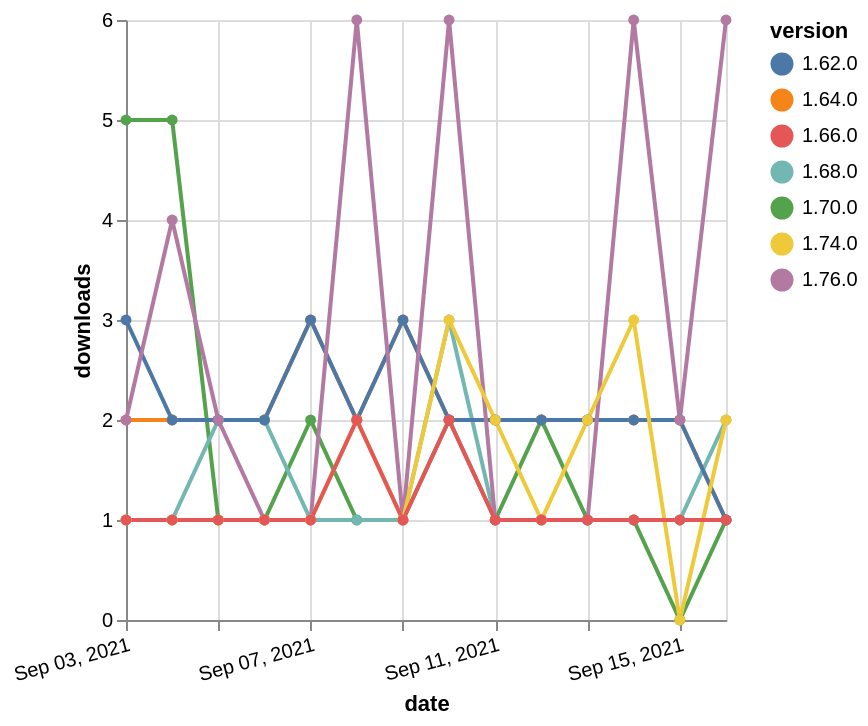

Here is the Vega-Lite specification saved for this chart:
### Vega-Lite specification from a JSON file in a GitHub repository (floating-point values rounded to 4 significant figures)
{"$schema": "https://vega.github.io/schema/vega-lite/v5.json", "description": "A simple bar chart with embedded data.", "data": {"values": [{"date": "2021-09-03", "total": 2598, "delta": 2, "version": "1.64.0"}, {"date": "2021-09-04", "total": 2600, "delta": 2, "version": "1.64.0"}, {"date": "2021-09-05", "total": 2602, "delta": 2, "version": "1.64.0"}, {"date": "2021-09-06", "total": 2604, "delta": 2, "version": "1.64.0"}, {"date": "2021-09-07", "total": 2607, "delta": 3, "version": "1.64.0"}, {"date": "2021-09-08", "total": 2609, "delta": 2, "version": "1.64.0"}, {"date": "2021-09-09", "total": 2612, "delta": 3, "version": "1.64.0"}, {"date": "2021-09-10", "total": 2614, "delta": 2, "version": "1.64.0"}, {"date": "2021-09-11", "total": 2616, "delta": 2, "version": "1.64.0"}, {"date": "2021-09-12", "total": 2618, "delta": 2, "version": "1.64.0"}, {"date": "2021-09-13", "total": 2620, "delta": 2, "version": "1.64.0"}, {"date": "2021-09-14", "total": 2622, "delta": 2, "version": "1.64.0"}, {"date": "2021-09-15", "total": 2624, "delta": 2, "version": "1.64.0"}, {"date": "2021-09-16", "total": 2625, "delta": 1, "version": "1.64.0"}, {"date": "2021-09-03", "total": 643, "delta": 5, "version": "1.70.0"}, {"date": "2021-09-04", "total": 648, "delta": 5, "version": "1.70.0"}, {"date": "2021-09-05", "total": 649, "delta": 1, "version": "1.70.0"}, {"date": "2021-09-06", "total": 650, "delta": 1, "version": "1.70.0"}, {"date": "2021-09-07", "total": 652, "delta": 2, "version": "1.70.0"}, {"date": "2021-09-08", "total": 653, "delta": 1, "version": "1.70.0"}, {"date": "2021-09-09", "total": 654, "delta": 1, "version": "1.70.0"}, {"date": "2021-09-10", "total": 656, "delta": 2, "version": "1.70.0"}, {"date": "2021-09-11", "total": 657, "delta": 1, "version": "1.70.0"}, {"date": "2021-09-12", "total": 659, "delta": 2, "version": "1.70.0"}, {"date": "2021-09-13", "total": 660, "delta": 1, "version": "1.70.0"}, {"date": "2021-09-14", "total": 661, "delta": 1, "version": "1.70.0"}, {"date": "2021-09-15", "total": 661, "delta": 0, "version": "1.70.0"}, {"date": "2021-09-16", "total": 662, "delta": 1, "version": "1.70.0"}, {"date": "2021-09-03", "total": 273, "delta": 1, "version": "1.68.0"}, {"date": "2021-09-04", "total": 274, "delta": 1, "version": "1.68.0"}, {"date": "2021-09-05", "total": 276, "delta": 2, "version": "1.68.0"}, {"date": "2021-09-06", "total": 278, "delta": 2, "version": "1.68.0"}, {"date": "2021-09-07", "total": 279, "delta": 1, "version": "1.68.0"}, {"date": "2021-09-08", "total": 280, "delta": 1, "version": "1.68.0"}, {"date": "2021-09-09", "total": 281, "delta": 1, "version": "1.68.0"}, {"date": "2021-09-10", "total": 284, "delta": 3, "version": "1.68.0"}, {"date": "2021-09-11", "total": 285, "delta": 1, "version": "1.68.0"}, {"date": "2021-09-12", "total": 286, "delta": 1, "version": "1.68.0"}, {"date": "2021-09-13", "total": 287, "delta": 1, "version": "1.68.0"}, {"date": "2021-09-14", "total": 288, "delta": 1, "version": "1.68.0"}, {"date": "2021-09-15", "total": 289, "delta": 1, "version": "1.68.0"}, {"date": "2021-09-16", "total": 291, "delta": 2, "version": "1.68.0"}, {"date": "2021-09-03", "total": 2418, "delta": 3, "version": "1.62.0"}, {"date": "2021-09-04", "total": 2420, "delta": 2, "version": "1.62.0"}, {"date": "2021-09-05", "total": 2422, "delta": 2, "version": "1.62.0"}, {"date": "2021-09-06", "total": 2424, "delta": 2, "version": "1.62.0"}, {"date": "2021-09-07", "total": 2427, "delta": 3, "version": "1.62.0"}, {"date": "2021-09-08", "total": 2429, "delta": 2, "version": "1.62.0"}, {"date": "2021-09-09", "total": 2432, "delta": 3, "version": "1.62.0"}, {"date": "2021-09-10", "total": 2434, "delta": 2, "version": "1.62.0"}, {"date": "2021-09-11", "total": 2436, "delta": 2, "version": "1.62.0"}, {"date": "2021-09-12", "total": 2438, "delta": 2, "version": "1.62.0"}, {"date": "2021-09-13", "total": 2440, "delta": 2, "version": "1.62.0"}, {"date": "2021-09-14", "total": 2442, "delta": 2, "version": "1.62.0"}, {"date": "2021-09-15", "total": 2444, "delta": 2, "version": "1.62.0"}, {"date": "2021-09-16", "total": 2445, "delta": 1, "version": "1.62.0"}, {"date": "2021-09-03", "total": 161, "delta": 2, "version": "1.76.0"}, {"date": "2021-09-04", "total": 165, "delta": 4, "version": "1.76.0"}, {"date": "2021-09-05", "total": 167, "delta": 2, "version": "1.76.0"}, {"date": "2021-09-06", "total": 168, "delta": 1, "version": "1.76.0"}, {"date": "2021-09-07", "total": 169, "delta": 1, "version": "1.76.0"}, {"date": "2021-09-08", "total": 175, "delta": 6, "version": "1.76.0"}, {"date": "2021-09-09", "total": 176, "delta": 1, "version": "1.76.0"}, {"date": "2021-09-10", "total": 182, "delta": 6, "version": "1.76.0"}, {"date": "2021-09-11", "total": 183, "delta": 1, "version": "1.76.0"}, {"date": "2021-09-12", "total": 184, "delta": 1, "version": "1.76.0"}, {"date": "2021-09-13", "total": 185, "delta": 1, "version": "1.76.0"}, {"date": "2021-09-14", "total": 191, "delta": 6, "version": "1.76.0"}, {"date": "2021-09-15", "total": 193, "delta": 2, "version": "1.76.0"}, {"date": "2021-09-16", "total": 199, "delta": 6, "version": "1.76.0"}, {"date": "2021-09-03", "total": 398, "delta": 1, "version": "1.74.0"}, {"date": "2021-09-04", "total": 399, "delta": 1, "version": "1.74.0"}, {"date": "2021-09-05", "total": 400, "delta": 1, "version": "1.74.0"}, {"date": "2021-09-06", "total": 401, "delta": 1, "version": "1.74.0"}, {"date": "2021-09-07", "total": 402, "delta": 1, "version": "1.74.0"}, {"date": "2021-09-08", "total": 404, "delta": 2, "version": "1.74.0"}, {"date": "2021-09-09", "total": 405, "delta": 1, "version": "1.74.0"}, {"date": "2021-09-10", "total": 408, "delta": 3, "version": "1.74.0"}, {"date": "2021-09-11", "total": 410, "delta": 2, "version": "1.74.0"}, {"date": "2021-09-12", "total": 411, "delta": 1, "version": "1.74.0"}, {"date": "2021-09-13", "total": 413, "delta": 2, "version": "1.74.0"}, {"date": "2021-09-14", "total": 416, "delta": 3, "version": "1.74.0"}, {"date": "2021-09-15", "total": 416, "delta": 0, "version": "1.74.0"}, {"date": "2021-09-16", "total": 418, "delta": 2, "version": "1.74.0"}, {"date": "2021-09-03", "total": 539, "delta": 1, "version": "1.66.0"}, {"date": "2021-09-04", "total": 540, "delta": 1, "version": "1.66.0"}, {"date": "2021-09-05", "total": 541, "delta": 1, "version": "1.66.0"}, {"date": "2021-09-06", "total": 542, "delta": 1, "version": "1.66.0"}, {"date": "2021-09-07", "total": 543, "delta": 1, "version": "1.66.0"}, {"date": "2021-09-08", "total": 545, "delta": 2, "version": "1.66.0"}, {"date": "2021-09-09", "total": 546, "delta": 1, "version": "1.66.0"}, {"date": "2021-09-10", "total": 548, "delta": 2, "version": "1.66.0"}, {"date": "2021-09-11", "total": 549, "delta": 1, "version": "1.66.0"}, {"date": "2021-09-12", "total": 550, "delta": 1, "version": "1.66.0"}, {"date": "2021-09-13", "total": 551, "delta": 1, "version": "1.66.0"}, {"date": "2021-09-14", "total": 552, "delta": 1, "version": "1.66.0"}, {"date": "2021-09-15", "total": 553, "delta": 1, "version": "1.66.0"}, {"date": "2021-09-16", "total": 554, "delta": 1, "version": "1.66.0"}]}, "width": "container", "mark": {"type": "line", "point": {"filled": true}}, "encoding": {"x": {"field": "date", "type": "temporal", "timeUnit": "yearmonthdate", "title": "date", "axis": {"labelAngle": -15}}, "y": {"field": "delta", "type": "quantitative", "title": "downloads"}, "color": {"field": "version", "type": "nominal"}, "tooltip": {"field": "delta"}}}
